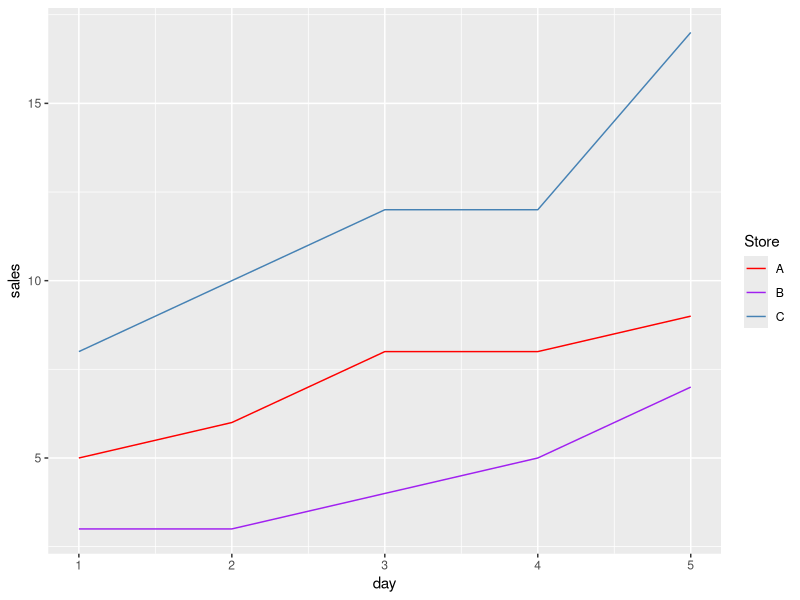

Source code (R):
# Example: Plot Multiple Lines in ggplot2
# create data frame
df <- data.frame(day=c(1, 2, 3, 4, 5),
                 storeA=c(5, 6, 8, 8, 9),
                 storeB=c(3, 3, 4, 5, 7),
                 storeC=c(8, 10, 12, 12, 17))

# view data frame
df

# This data frame is currently in a wide format.
# However, we can use the pivot_longer() function from the tidyr package
# to quickly convert the data into a long format:
library(tidyr)

# convert data from wide to long format
df <- df %>% pivot_longer(cols=c("storeA", "storeB", "storeC"),
                          names_to = "store",
                          values_to = "sales")

# view updated data frame
df

library("ggplot2")

# plot sales by store
ggplot(df, aes(x=day, y=sales)) + 
  geom_line(aes(color=store)) +
  scale_color_manual(name="Store", labels=c("A", "B", "C"), 
                     values = c("red", "purple", "steelblue"))
